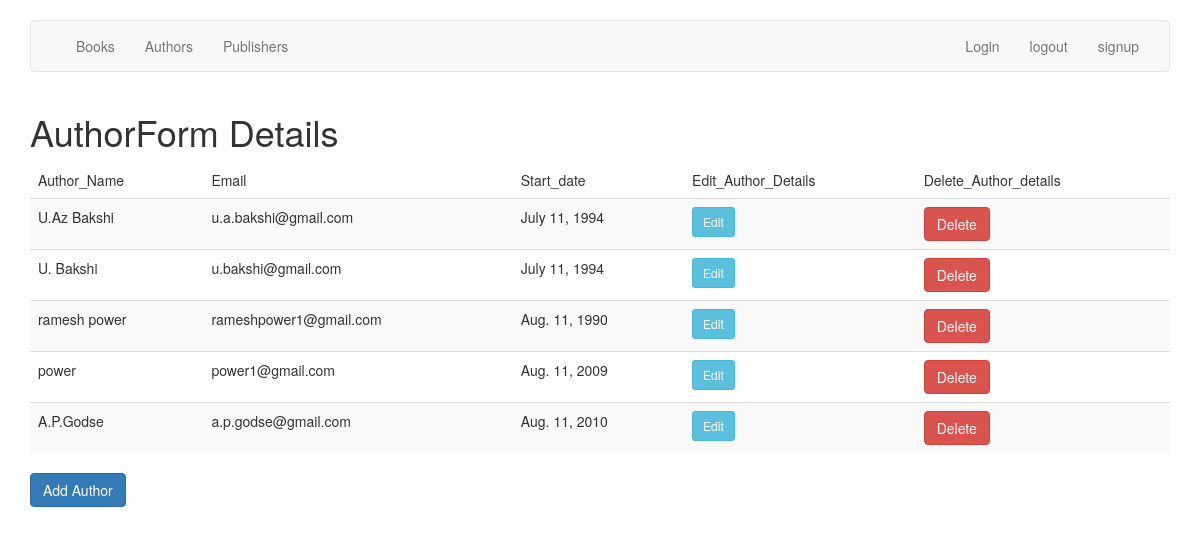
The page /employee/authors_list/ (signed in) on the database as committed earlier.
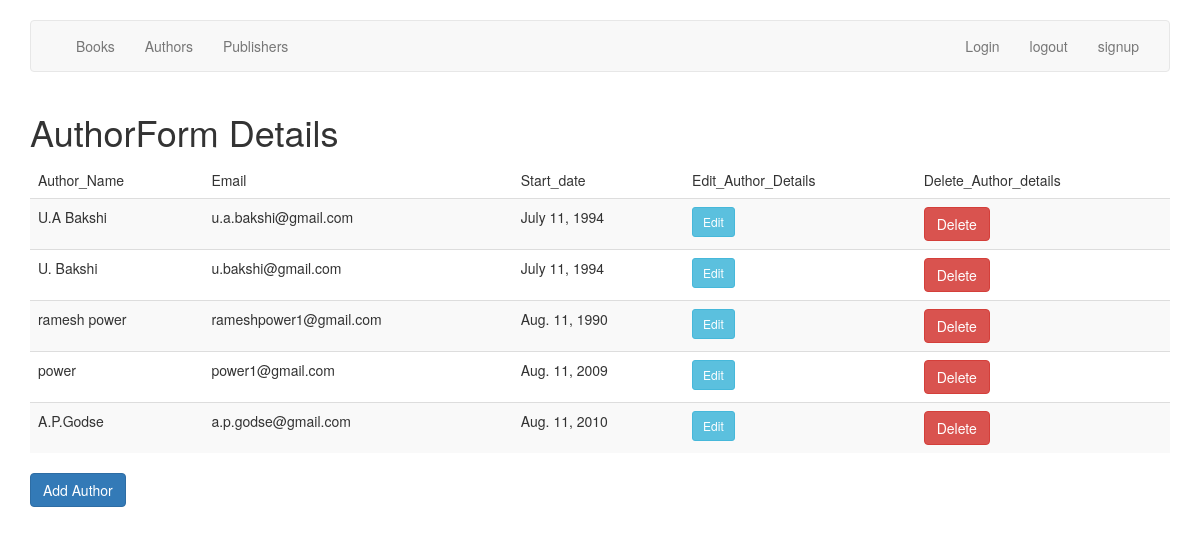
The same page on the database as committed later.
### employee/models.py (models this page shows, shortened)
class AuthorModel(models.Model):
    name = models.CharField(max_length=50, blank=False, null = False)
    email = models.EmailField(max_length=150, blank=True, null = True)
    st_date = models.DateField()

### employee/views.py (the view)
# urls.py: path('authors_list/', views.listAuthors, name = 'authors_list'),
@login_required
def listAuthors(request):
    data = AuthorModel.objects.all()
    return render(request, 'author_details.html', {'Data': data})

### employee/Templates/author_details.html
{% extends "home.html" %}
{% block content %}
<div class="container" >
    <h1>AuthorForm Details</h1>
        <table class="table table-success table-striped">
            <thead>
                <tr>
                    <td>Author_Name</td>
                    <td>Email</td>
                    <td>Start_date</td>
                    <td>Edit_Author_Details</td>
                    <td>Delete_Author_details</td>
                </tr>
                <tbody>
                    {% for author in Data  %}
                    <tr>
                        <td><a href="{% url 'authors_list'  %}"></a>{{ author.name }}</td>
                        <td>{{ author.email }}</td>
                        <td>{{ author.st_date }}</td>
                        <td><a href="{% url 'edit_author' author.id %}" class="btn btn-sm btn-info">Edit</a>{{ author.Edit_Author_Details }}</td>
                        <td><a  href="{% url 'delete_author' author.id %}" class="btn btn-danger">Delete</a>{{ author.Delete_Author_Details }}</td>
                    </tr>
                    {% endfor %}
                </tbody>
            </thead>
        </table>
        <a href="{% url 'add-author' %}" class='btn btn-primary'>Add Author</a>
</div>
{% endblock %}

Rows that differ between the two databases and show on the page:
changed AuthorModel "u.a.bakshi@gmail.com": name "U.Az Bakshi" → "U.A Bakshi"
